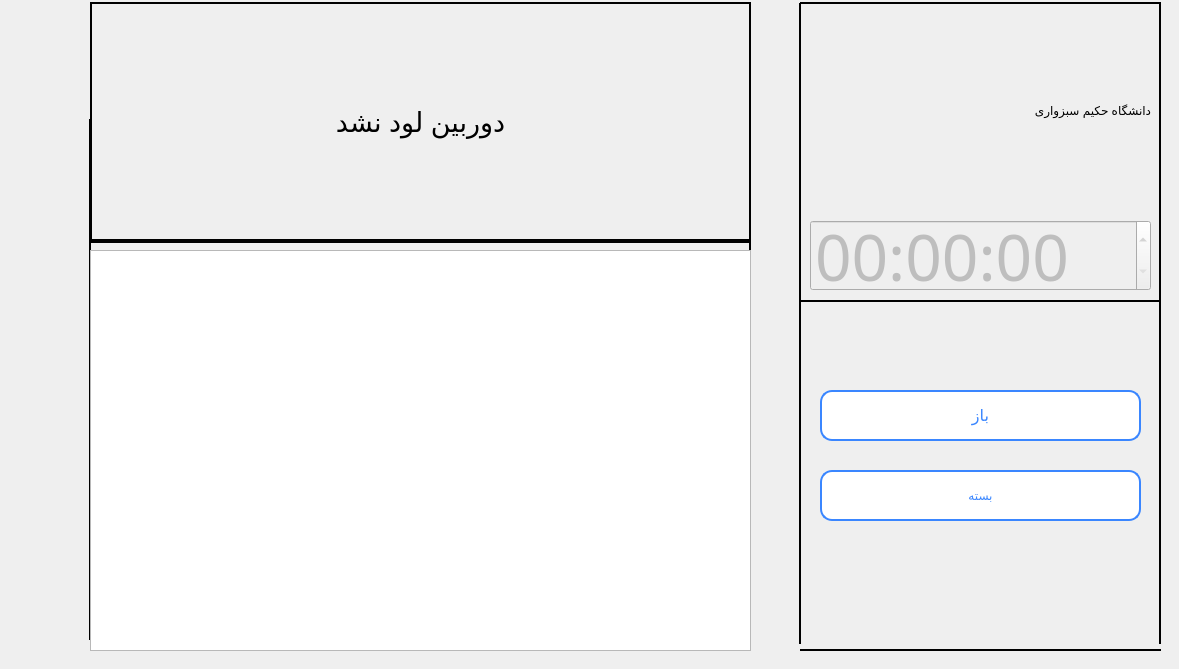
    <widget class="QWidget" name="widget">
     <attribute name="title">
      <string>منو</string>
     </attribute>
     <widget class="QLabel" name="camera">
      <property name="geometry">
       <rect>
        <x>90</x>
        <y>2</y>
        <width>661</width>
        <height>241</height>
       </rect>
      </property>
      <property name="font">
       <font>
        <pointsize>20</pointsize>
       </font>
      </property>
      <property name="frameShape">
       <enum>QFrame::WinPanel</enum>
      </property>
      <property name="text">
       <string>دوربین لود نشد</string>
      </property>
      <property name="alignment">
       <set>Qt::AlignCenter</set>
      </property>
     </widget>
     <widget class="Line" name="line_2">
      <property name="geometry">
       <rect>
        <x>390</x>
        <y>640</y>
        <width>361</width>
        <height>20</height>
       </rect>
      </property>
      <property name="frameShadow">
       <enum>QFrame::Plain</enum>
      </property>
      <property name="lineWidth">
       <number>2</number>
      </property>
      <property name="orientation">
       <enum>Qt::Horizontal</enum>
      </property>
     </widget>
     <widget class="Line" name="line_3">
      <property name="geometry">
       <rect>
        <x>740</x>
        <y>112</y>
        <width>20</width>
        <height>531</height>
       </rect>
      </property>
      <property name="frameShadow">
       <enum>QFrame::Plain</enum>
      </property>
      <property name="lineWidth">
       <number>2</number>
      </property>
      <property name="midLineWidth">
       <number>0</number>
      </property>
      <property name="orientation">
       <enum>Qt::Vertical</enum>
      </property>
     </widget>
     <widget class="Line" name="line_4">
      <property name="geometry">
       <rect>
        <x>80</x>
        <y>119</y>
        <width>20</width>
        <height>521</height>
       </rect>
      </property>
      <property name="frameShadow">
       <enum>QFrame::Plain</enum>
      </property>
      <property name="lineWidth">
       <number>2</number>
      </property>
      <property name="orientation">
       <enum>Qt::Vertical</enum>
      </property>
     </widget>
     <widget class="Line" name="line_5">
      <property name="geometry">
       <rect>
        <x>90</x>
        <y>640</y>
        <width>301</width>
        <height>16</height>
       </rect>
      </property>
      <property name="frameShadow">
       <enum>QFrame::Plain</enum>
      </property>
      <property name="lineWidth">
       <number>2</number>
      </property>
      <property name="orientation">
       <enum>Qt::Horizontal</enum>
      </property>
     </widget>
     <widget class="Line" name="line_7">
      <property name="geometry">
       <rect>
        <x>800</x>
        <y>640</y>
        <width>361</width>
        <height>20</height>
       </rect>
      </property>
      <property name="frameShadow">
       <enum>QFrame::Plain</enum>
      </property>
      <property name="lineWidth">
       <number>2</number>
      </property>
      <property name="orientation">
       <enum>Qt::Horizontal</enum>
      </property>
     </widget>
     <widget class="Line" name="line_8">
      <property name="geometry">
       <rect>
        <x>1150</x>
        <y>3</y>
        <width>20</width>
        <height>641</height>
       </rect>
      </property>
      <property name="frameShadow">
       <enum>QFrame::Plain</enum>
      </property>
      <property name="lineWidth">
       <number>2</number>
      </property>
      <property name="midLineWidth">
       <number>0</number>
      </property>
      <property name="orientation">
       <enum>Qt::Vertical</enum>
      </property>
     </widget>
     <widget class="Line" name="line_9">
      <property name="geometry">
       <rect>
        <x>790</x>
        <y>3</y>
        <width>20</width>
        <height>641</height>
       </rect>
      </property>
      <property name="frameShadow">
       <enum>QFrame::Plain</enum>
      </property>
      <property name="lineWidth">
       <number>2</number>
      </property>
      <property name="orientation">
       <enum>Qt::Vertical</enum>
      </property>
     </widget>
     <widget class="QPushButton" name="close">
      <property name="enabled">
       <bool>true</bool>
      </property>
      <property name="geometry">
       <rect>
        <x>820</x>
        <y>470</y>
        <width>321</width>
        <height>51</height>
       </rect>
      </property>
      <property name="styleSheet">
       <string notr="true">QPushButton{
	color: rgb(58, 134, 255);
	font: 12pt &quot;MV Boli&quot;;
	background-color: white;
	border: 2px solid rgb(58, 134, 255);
    border-radius: 12px;
}

QPushButton:hover:!pressed   {
	background-color: qlineargradient(spread:pad, x1:0, y1:0, x2:0.857143, y2:0.857955, stop:1 rgba(10, 242, 251, 255), stop:0 rgba(224, 6, 159, 255));
  color: white;
}

QPushButton:pressed   {
  background-color: rgba(224, 6, 159, 255);
  color: white;
}
</string>
      </property>
      <property name="text">
       <string>بسته</string>
      </property>
      <property name="checkable">
       <bool>false</bool>
      </property>
     </widget>
     <widget class="Line" name="line_31">
      <property name="geometry">
       <rect>
        <x>800</x>
        <y>2</y>
        <width>361</width>
        <height>2</height>
       </rect>
      </property>
      <property name="frameShadow">
       <enum>QFrame::Plain</enum>
      </property>
      <property name="lineWidth">
       <number>2</number>
      </property>
      <property name="orientation">
       <enum>Qt::Horizontal</enum>
      </property>
     </widget>
     <widget class="Line" name="line_48">
      <property name="geometry">
       <rect>
        <x>800</x>
        <y>300</y>
        <width>360</width>
        <height>2</height>
       </rect>
      </property>
      <property name="frameShadow">
       <enum>QFrame::Plain</enum>
      </property>
      <property name="lineWidth">
       <number>2</number>
      </property>
      <property name="orientation">
       <enum>Qt::Horizontal</enum>
      </property>
     </widget>
     <widget class="QTimeEdit" name="dateTimeEdit">
      <property name="enabled">
       <bool>false</bool>
      </property>
      <property name="geometry">
       <rect>
        <x>810</x>
        <y>220</y>
        <width>341</width>
        <height>71</height>
       </rect>
      </property>
      <property name="font">
       <font>
        <family>MRT_Titr Cow</family>
        <pointsize>48</pointsize>
       </font>
      </property>
      <property name="wrapping">
       <bool>false</bool>
      </property>
      <property name="frame">
       <bool>true</bool>
      </property>
      <property name="keyboardTracking">
       <bool>true</bool>
      </property>
      <property name="calendarPopup">
       <bool>false</bool>
      </property>
     </widget>
     <widget class="QPushButton" name="open">
      <property name="enabled">
       <bool>true</bool>
      </property>
      <property name="geometry">
       <rect>
        <x>820</x>
        <y>390</y>
        <width>321</width>
        <height>51</height>
       </rect>
      </property>
      <property name="font">
       <font>
        <family>MV Boli</family>
        <pointsize>12</pointsize>
        <weight>50</weight>
        <italic>false</italic>
        <bold>false</bold>
       </font>
      </property>
      <property name="styleSheet">
       <string notr="true">QPushButton{
	color: rgb(58, 134, 255);
	font: 12pt &quot;MV Boli&quot;;
	background-color: white;
	border: 2px solid rgb(58, 134, 255);
    border-radius: 12px;
}

QPushButton:hover:!pressed   {
	background-color: qlineargradient(spread:pad, x1:0, y1:0, x2:0.857143, y2:0.857955, stop:1 rgba(10, 242, 251, 255), stop:0 rgba(224, 6, 159, 255));
  color: white;
}

QPushButton:pressed   {
  background-color: rgba(224, 6, 159, 255);
  color: white;
}
</string>
      </property>
      <property name="text">
       <string>باز</string>
      </property>
      <property name="checkable">
       <bool>false</bool>
      </property>
     </widget>
     <widget class="QTableWidget" name="tableWidget">
      <property name="geometry">
       <rect>
        <x>90</x>
        <y>250</y>
        <width>661</width>
        <height>401</height>
       </rect>
      </property>
      <property name="styleSheet">
       <string notr="true">QTabWidget::pane { /* The tab widget frame */\n    border-top: 2px solid rgb(222, 222, 220);\n    position: absolute;\n    top: 20 px;\n}\n\nQTabWidget::tab-bar {\n    alignment: center;\n}\n\n/* Style the tab using the tab sub-control. Note that\n    it reads QTabBar _not_ QTabWidget */\nQTabBar::tab {\n	color: rgb(58, 134, 255);\n    background-color: white;\n    border: 2px solid rgb(58, 134, 255);\n    border-bottom-color: rgb(222, 222, 220);\n	border-radius: 15px;\n    border-top-left-radius: 4px;\n    border-top-right-radius: 4px;\n    min-width: 15ex;\n	top: 5 px;\n    padding: 20px;\n\n}\n\nQTabBar::tab:selected, QTabBar::tab:hover {\nbackground-color: qlineargradient(spread:pad, x1:0, y1:0, x2:0.857143, y2:0.857955, stop:1 rgba(10, 242, 251, 255), stop:0 rgba(224, 6, 159, 255));\n}\n\nQTabBar::tab:selected {\n 	background-color: rgba(224, 6, 159, 255);\n	color: white;\n    border-color: #9B9B9B;\n    border-bottom-color: #C2C7CB; /* same as pane color */\n}</string>
      </property>
     </widget>
     <widget class="Line" name="line_10">
      <property name="geometry">
       <rect>
        <x>90</x>
        <y>230</y>
        <width>661</width>
        <height>20</height>
       </rect>
      </property>
      <property name="frameShadow">
       <enum>QFrame::Plain</enum>
      </property>
      <property name="lineWidth">
       <number>2</number>
      </property>
      <property name="orientation">
       <enum>Qt::Horizontal</enum>
      </property>
     </widget>
     <widget class="QLabel" name="logo">
      <property name="geometry">
       <rect>
        <x>830</x>
        <y>10</y>
        <width>321</width>
        <height>201</height>
       </rect>
      </property>
      <property name="text">
       <string>دانشگاه حکیم سبزواری</string>
      </property>
     </widget>
     <zorder>camera</zorder>
     <zorder>line_2</zorder>
     <zorder>line_3</zorder>
     <zorder>line_4</zorder>
     <zorder>line_5</zorder>
     <zorder>line_7</zorder>
     <zorder>line_9</zorder>
     <zorder>line_8</zorder>
     <zorder>close</zorder>
     <zorder>line_31</zorder>
     <zorder>line_48</zorder>
     <zorder>dateTimeEdit</zorder>
     <zorder>open</zorder>
     <zorder>tableWidget</zorder>
     <zorder>line_10</zorder>
     <zorder>logo</zorder>
    </widget>
